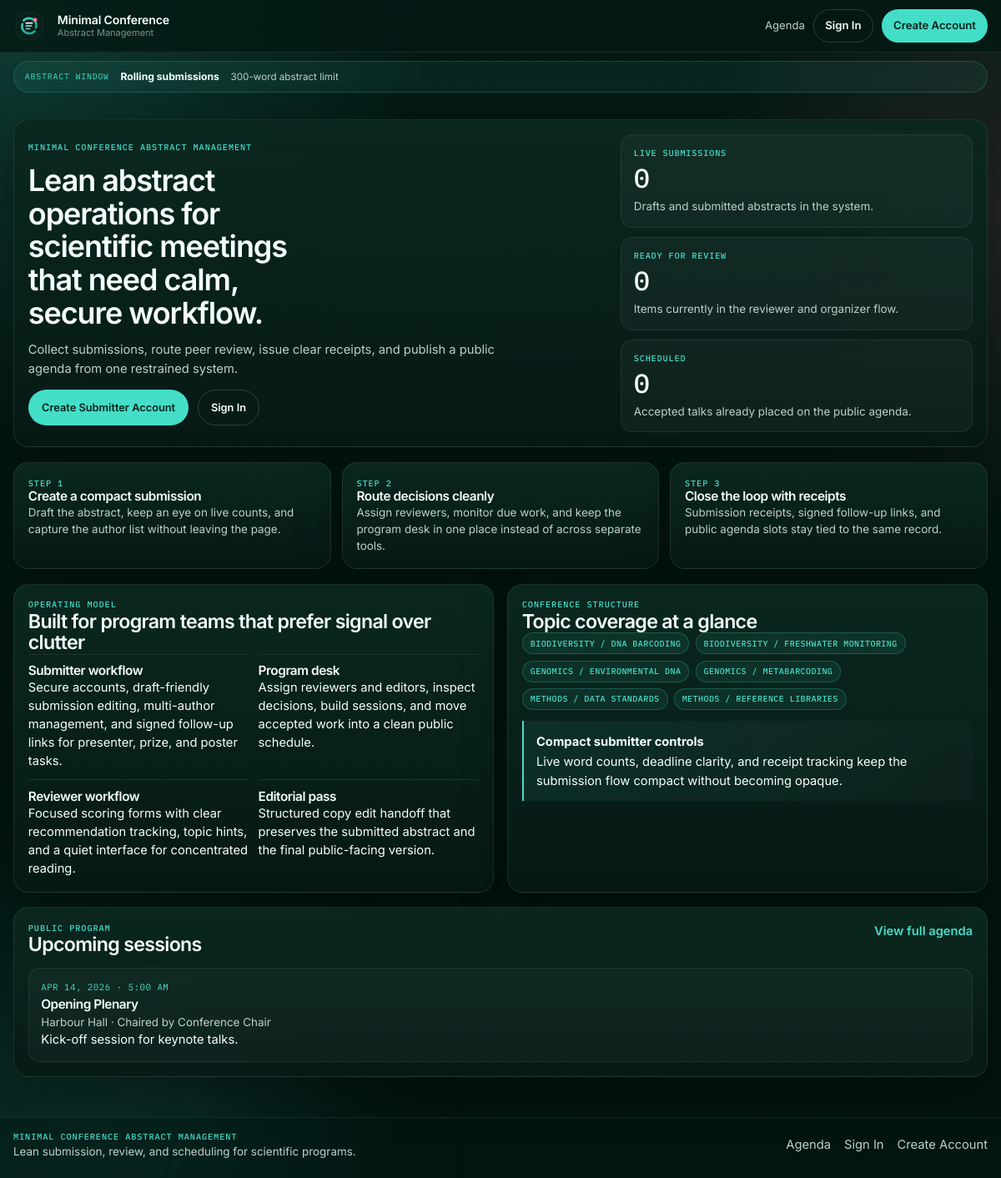
The page / on the database its author committed.
### conference/models.py (models this page shows, shortened)
class TimeStampedModel(models.Model):
    created_at = models.DateTimeField(auto_now_add=True)
    updated_at = models.DateTimeField(auto_now=True)
    class Meta:
        abstract = True

class Topic(TimeStampedModel):
    category = models.CharField(max_length=128)
    name = models.CharField(max_length=255)
    description = models.TextField(blank=True)
    is_active = models.BooleanField(default=True)
    class Meta:
        ordering = ["category", "name"]
        unique_together = [("category", "name")]

class ProgramSession(TimeStampedModel):
    name = models.CharField(max_length=255)
    room = models.CharField(max_length=128, blank=True)
    chair_name = models.CharField(max_length=255, blank=True)
    starts_at = models.DateTimeField()
    ends_at = models.DateTimeField(null=True, blank=True)
    description = models.TextField(blank=True)
    class Meta:
        ordering = ["starts_at", "name"]

### conference/views.py (the view)
# urls.py: path("", views.home, name="home"),
def home(request):
    upcoming_sessions = ProgramSession.objects.prefetch_related("slots__submission").order_by("starts_at")[:4]
    stats = Submission.objects.aggregate(
        submissions=Count("id"),
        submitted=Count("id", filter=Q(status__in=[Submission.Status.SUBMITTED, Submission.Status.UNDER_REVIEW, Submission.Status.REVIEWED, Submission.Status.ASSIGNED_FOR_EDIT, Submission.Status.EDITED, Submission.Status.SCHEDULED, Submission.Status.FINALIZED])),
        scheduled=Count("id", filter=Q(status__in=[Submission.Status.SCHEDULED, Submission.Status.FINALIZED])),
    )
    topics = Topic.objects.filter(is_active=True).order_by("category", "name")[:8]
    return render(
        request,
        "conference/home.html",
        {
            "stats": stats,
            "topics": topics,
            "upcoming_sessions": upcoming_sessions,
        },
    )

### conference/context_processors.py (called while the page is built)
def conference_meta(request):
    deadline_context = submission_deadline_context()
    return {
        "conference_name": getattr(settings, "CONFERENCE_NAME", "Minimal Conference Abstract Management"),
        "conference_time_zone": getattr(settings, "CONFERENCE_TIME_ZONE", settings.TIME_ZONE),
        "abstract_word_limit": getattr(settings, "ABSTRACT_WORD_LIMIT", 300),
        **deadline_context,
    }

### conference/services.py (called while the page is built, shortened)
def submission_deadline():
    return getattr(settings, "SUBMISSION_DEADLINE", None)

def submission_deadline_context(now=None):
    deadline = submission_deadline()
    if not deadline:
        return {
            "submission_deadline": None,
            "submission_deadline_is_open": True,
            "submission_deadline_label": "Rolling submissions",
            "submission_deadline_state": "open",
        }

### templates/conference/home.html (shortened to what this page needs)
{% extends "base.html" %}
{% block content %}
<section class="hero surface">
    <div class="hero-copy">
        <p class="eyebrow">{{ conference_name }}</p>
        <h1>Lean abstract operations for scientific meetings that need calm, secure workflow.</h1>
        <p class="lede">Collect submissions, route peer review, issue clear receipts, and publish a public agenda from one restrained system.</p>
        <div class="hero-actions">
            {% if request.user.is_authenticated %}
                <a class="button-link" href="{% url 'dashboard' %}">Open Dashboard</a>
                <a class="button-link secondary" href="{% url 'submission-create' %}">Start a Submission</a>
            {% else %}
                <a class="button-link" href="{% url 'register' %}">Create Submitter Account</a>
                <a class="button-link secondary" href="{% url 'login' %}">Sign In</a>
            {% endif %}
        </div>
    </div>
    <div class="hero-panel">
        <div class="stat-card">
            <span class="stat-label">Live submissions</span>
            <strong>{{ stats.submissions }}</strong>
            <p class="muted">Drafts and submitted abstracts in the system.</p>
        </div>
        <div class="stat-card">
            <span class="stat-label">Ready for review</span>
            <strong>{{ stats.submitted }}</strong>
            <p class="muted">Items currently in the reviewer and organizer flow.</p>
        </div>
        <div class="stat-card">
            <span class="stat-label">Scheduled</span>
            <strong>{{ stats.scheduled }}</strong>
            <p class="muted">Accepted talks already placed on the public agenda.</p>
        </div>
    </div>
</section>
<section class="workflow-strip">
    <article class="surface workflow-step">
        <p class="section-kicker">Step 1</p>
        <h3>Create a compact submission</h3>
        <p>Draft the abstract, keep an eye on live counts, and capture the author list without leaving the page.</p>
    </article>
    <article class="surface workflow-step">
        <p class="section-kicker">Step 2</p>
        <h3>Route decisions cleanly</h3>
        <p>Assign reviewers, monitor due work, and keep the program desk in one place instead of across separate tools.</p>
    </article>
    <article class="surface workflow-step">
        <p class="section-kicker">Step 3</p>
        <h3>Close the loop with receipts</h3>
        <p>Submission receipts, signed follow-up links, and public agenda slots stay tied to the same record.</p>
    </article>
</section>
<section class="grid-two">
    <article class="surface">
        <p class="section-kicker">Operating model</p>
        <h2>Built for program teams that prefer signal over clutter</h2>
        <div class="feature-list">
            <div>
                <h3>Submitter workflow</h3>
                <p>Secure accounts, draft-friendly submission editing, multi-author management, and signed follow-up links for presenter, prize, and poster tasks.</p>
            </div>
            <div>
                <h3>Program desk</h3>
                <p>Assign reviewers and editors, inspect decisions, build sessions, and move accepted work into a clean public schedule.</p>
            </div>
            <div>
                <h3>Reviewer workflow</h3>
                <p>Focused scoring forms with clear recommendation tracking, topic hints, and a quiet interface for concentrated reading.</p>
            </div>
            <div>
                <h3>Editorial pass</h3>
                <p>Structured copy edit handoff that preserves the submitted abstract and the final public-facing version.</p>
            </div>
        </div>
    </article>
    <article class="surface">
        <p class="section-kicker">Conference structure</p>
        <h2>Topic coverage at a glance</h2>
        <div class="topic-cloud">
            {% for topic in topics %}
                <span class="topic-pill">{{ topic.category }} / {{ topic.name }}</span>
            {% empty %}
                <p class="muted">No topics have been configured yet.</p>
            {% endfor %}
        </div>
        <div class="callout">
            <strong>Compact submitter controls</strong>
            <p>Live word counts, deadline clarity, and receipt tracking keep the submission flow compact without becoming opaque.</p>
        </div>
    </article>
</section>
<section class="surface">
    <div class="section-header">
        <div>
            <p class="section-kicker">Public program</p>
            <h2>Upcoming sessions</h2>
        </div>
        <a class="text-link" href="{% url 'agenda' %}">View full agenda</a>
    </div>
    <div class="session-grid">
        {% for session in upcoming_sessions %}
            <article class="session-card">
                <p class="session-time">{{ session.starts_at|date:"M j, Y · g:i A" }}</p>
                <h3>{{ session.name }}</h3>
                <p class="muted">{{ session.room }}{% if session.chair_name %} · Chaired by {{ session.chair_name }}{% endif %}</p>
                <p>{{ session.description|default:"Program details will appear here as the agenda is finalized." }}</p>
            </article>
        {% empty %}
            <p class="muted">No sessions have been scheduled yet.</p>
        {% endfor %}
    </div>
</section>
{% endblock %}

### templates/base.html (shortened to what this page needs)
{% load static %}
<!DOCTYPE html>
<html lang="en">
<head>
    <link rel="stylesheet" href="{% static 'css/app.css' %}">
</head>
<body class="{% block body_class %}{% endblock %}">
    <header class="site-header">
        <div class="shell nav-shell">
            <a class="brand" href="{% url 'home' %}">
                <img class="brand-icon" src="{% static 'img/minimal-cam-mark.svg' %}" alt="">
                <span class="brand-copy">
                    <strong>Minimal Conference</strong>
                    <span>Abstract Management</span>
                </span>
            </a>
            <nav class="site-nav">
                <a href="{% url 'agenda' %}">Agenda</a>
                {% if request.user.is_authenticated %}
                    <a href="{% url 'dashboard' %}">Dashboard</a>
                    <a href="{% url 'submission-create' %}">New Submission</a>
                    {% if request.user.is_staff %}
                        <a href="{% url 'admin:index' %}">Admin</a>
                    {% endif %}
                    <a class="button-link secondary" href="{% url 'logout' %}">Sign Out</a>
                {% else %}
                    <a class="button-link secondary" href="{% url 'login' %}">Sign In</a>
                    <a class="button-link" href="{% url 'register' %}">Create Account</a>
                {% endif %}
            </nav>
        </div>
    </header>
    {% if submission_deadline or submission_deadline_label %}
        <section class="shell utility-shell">
            <div class="utility-ribbon utility-ribbon-{{ submission_deadline_state }}">
                <span class="utility-label">Abstract window</span>
                <strong>{{ submission_deadline_label }}</strong>
                <span>{{ abstract_word_limit }}-word abstract limit</span>
            </div>
        </section>
    {% endif %}
    <main class="shell main-shell">
        {% block content %}{% endblock %}
    </main>
    <footer class="site-footer">
        <div class="shell footer-shell">
            <div>
                <p class="eyebrow">{{ conference_name }}</p>
                <p class="footer-note">Lean submission, review, and scheduling for scientific programs.</p>
            </div>
            <div class="footer-links">
                <a href="{% url 'agenda' %}">Agenda</a>
                {% if request.user.is_authenticated %}
                    <a href="{% url 'dashboard' %}">Dashboard</a>
                    <a href="{% url 'submission-create' %}">New Submission</a>
                {% else %}
                    <a href="{% url 'login' %}">Sign In</a>
                    <a href="{% url 'register' %}">Create Account</a>
                {% endif %}
            </div>
        </div>
    </footer>
</body>
</html>

### rows shown on the page
Topic: category "BIODIVERSITY", name "DNA BARCODING"
Topic: category "BIODIVERSITY", name "FRESHWATER MONITORING"
Topic: category "GENOMICS", name "ENVIRONMENTAL DNA"
Topic: category "GENOMICS", name "METABARCODING"
Topic: category "METHODS", name "DATA STANDARDS"
Topic: category "METHODS", name "REFERENCE LIBRARIES"
ProgramSession: starts_at "APR 14, 2026 · 5:00 AM", name "Opening Plenary", room "Harbour Hall", chair_name "Conference Chair", description "Kick-off session for keynote talks."

### other values the page prints
{{ submission_deadline_label }} "Rolling submissions"
{{ abstract_word_limit }} "300"
{{ conference_name }} "MINIMAL CONFERENCE ABSTRACT MANAGEMENT"
{{ stats.submissions }} "0"
{{ stats.submitted }} "0"
{{ stats.scheduled }} "0"
